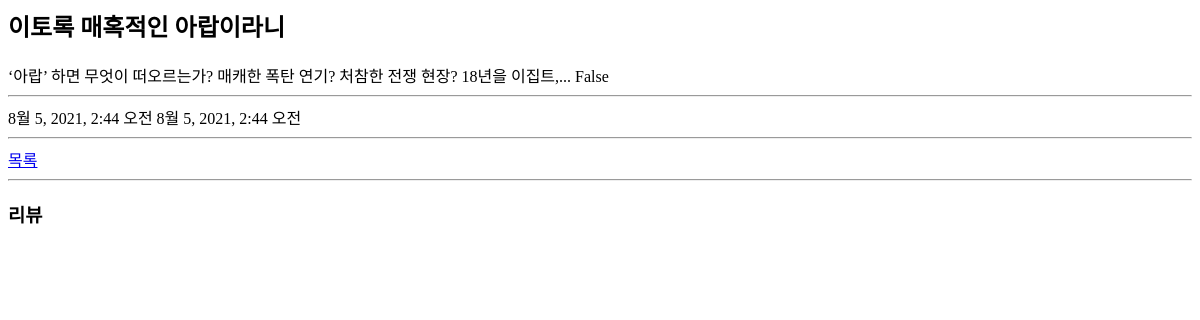
/shop/7/, run on an earlier commit of the app's database.
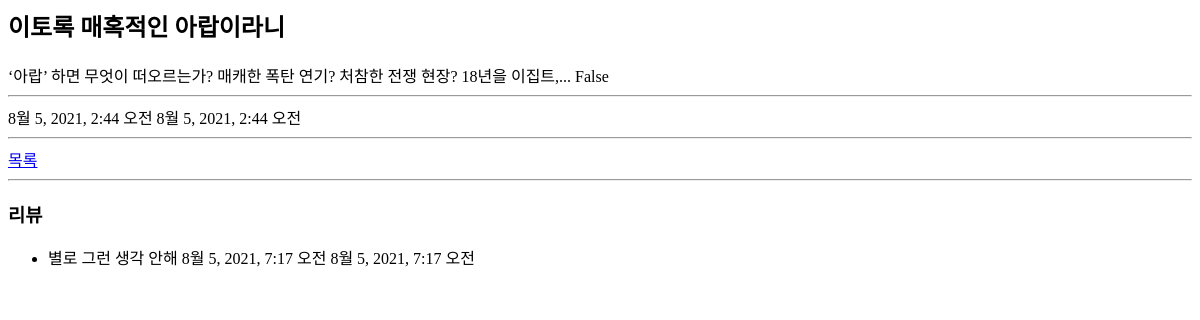
And on a later commit of the database.
### shop/models.py (models this page shows)
class Review(models.Model):
    message = models.TextField()
    item = models.ForeignKey(Item, on_delete=models.CASCADE)
    created_at = models.DateTimeField(auto_now_add=True)
    updated_at = models.DateTimeField(auto_now=True)

### shop/views.py (the view)
# urls.py: path("<int:pk>/", views.item_detail, name="item_detail"),
def item_detail(request, pk: int):
    item = Item.objects.get(pk=pk)
    return render(request, "shop/item_detail.html", {"item": item,})

### shop/templates/shop/item_detail.html (shortened to what this page needs)
<h2>{{ item.name }}</h2>
{{ item.desc }}
{{ item.is_public }}
<hr />
{{ item.created_at }}
{{ item.updated_at }}
<hr />
<a href="/shop/">목록</a>
<hr />
<h3>리뷰</h3>
<ul>
    {% for review in item.review_set.all %}
    <li>
        {{ review.message }}
        {{ review.created_at }}
        {{ review.updated_at }}
    </li>
    {% endfor %}
</ul>

What changed in the data, as far as the page shows it:
added Review: message "별로 그런 생각 안해", created_at "8월 5, 2021, 7:17 오전", updated_at "8월 5, 2021, 7:17 오전"
